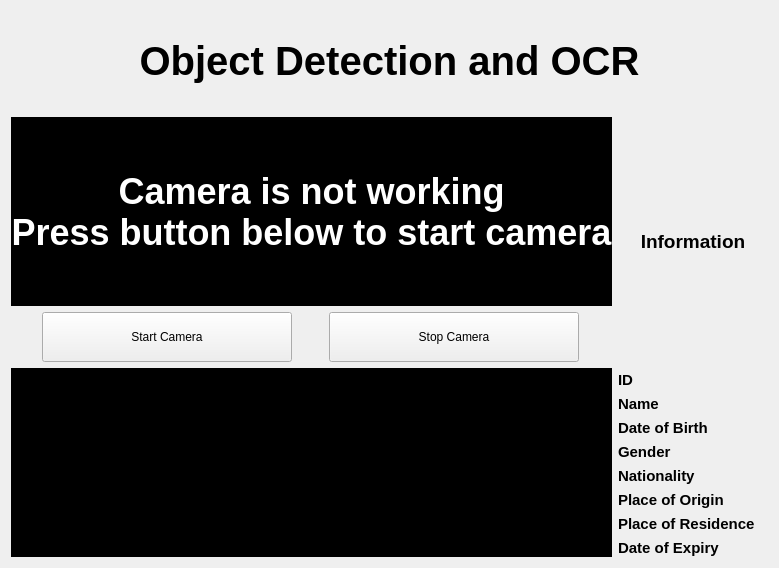
<?xml version="1.0" encoding="UTF-8"?>
<ui version="4.0">
 <class>Form</class>
 <widget class="QWidget" name="Form">
  <property name="geometry">
   <rect>
    <x>0</x>
    <y>0</y>
    <width>778</width>
    <height>568</height>
   </rect>
  </property>
  <property name="windowTitle">
   <string>Form</string>
  </property>
  <layout class="QVBoxLayout" name="verticalLayout">
   <item>
    <widget class="QLabel" name="Title">
     <property name="maximumSize">
      <size>
       <width>16777215</width>
       <height>100</height>
      </size>
     </property>
     <property name="font">
      <font>
       <pointsize>30</pointsize>
       <bold>true</bold>
      </font>
     </property>
     <property name="text">
      <string>Object Detection and OCR</string>
     </property>
     <property name="alignment">
      <set>Qt::AlignCenter</set>
     </property>
     <property name="wordWrap">
      <bool>false</bool>
     </property>
    </widget>
   </item>
   <item>
    <layout class="QHBoxLayout" name="BoxMain">
     <item>
      <layout class="QVBoxLayout" name="BoxCamera_Button_Status">
       <item>
        <layout class="QVBoxLayout" name="BoxCamera">
         <item>
          <widget class="QLabel" name="CameraDisplay">
           <property name="font">
            <font>
             <family>Arial</family>
             <pointsize>27</pointsize>
             <bold>true</bold>
            </font>
           </property>
           <property name="styleSheet">
            <string notr="true">color: rgb(255, 255, 255);
background-color: rgb(0, 0, 0);</string>
           </property>
           <property name="frameShape">
            <enum>QFrame::NoFrame</enum>
           </property>
           <property name="frameShadow">
            <enum>QFrame::Plain</enum>
           </property>
           <property name="text">
            <string>Camera is not working
Press button below to start camera</string>
           </property>
           <property name="textFormat">
            <enum>Qt::AutoText</enum>
           </property>
           <property name="scaledContents">
            <bool>false</bool>
           </property>
           <property name="alignment">
            <set>Qt::AlignCenter</set>
           </property>
          </widget>
         </item>
        </layout>
       </item>
       <item>
        <layout class="QHBoxLayout" name="Button">
         <item>
          <layout class="QHBoxLayout" name="StartButton" stretch="0">
           <property name="spacing">
            <number>6</number>
           </property>
           <property name="sizeConstraint">
            <enum>QLayout::SetDefaultConstraint</enum>
           </property>
           <property name="leftMargin">
            <number>0</number>
           </property>
           <item>
            <widget class="QPushButton" name="StartCamera">
             <property name="maximumSize">
              <size>
               <width>250</width>
               <height>50</height>
              </size>
             </property>
             <property name="sizeIncrement">
              <size>
               <width>0</width>
               <height>0</height>
              </size>
             </property>
             <property name="baseSize">
              <size>
               <width>0</width>
               <height>0</height>
              </size>
             </property>
             <property name="text">
              <string>Start Camera</string>
             </property>
            </widget>
           </item>
          </layout>
         </item>
         <item>
          <layout class="QHBoxLayout" name="StopButton">
           <item>
            <widget class="QPushButton" name="StopCamera">
             <property name="sizePolicy">
              <sizepolicy hsizetype="Fixed" vsizetype="Fixed">
               <horstretch>0</horstretch>
               <verstretch>0</verstretch>
              </sizepolicy>
             </property>
             <property name="maximumSize">
              <size>
               <width>250</width>
               <height>50</height>
              </size>
             </property>
             <property name="text">
              <string>Stop Camera</string>
             </property>
            </widget>
           </item>
          </layout>
         </item>
        </layout>
       </item>
       <item>
        <widget class="QLabel" name="DisplayInformation">
         <property name="font">
          <font>
           <family>Arial</family>
           <pointsize>20</pointsize>
           <bold>true</bold>
          </font>
         </property>
         <property name="styleSheet">
          <string notr="true">color: rgb(255, 255, 255);
background-color: rgb(0, 0, 0);</string>
         </property>
         <property name="text">
          <string/>
         </property>
         <property name="alignment">
          <set>Qt::AlignCenter</set>
         </property>
        </widget>
       </item>
      </layout>
     </item>
     <item>
      <layout class="QVBoxLayout" name="VBoxInformation">
       <item>
        <widget class="QLabel" name="Information">
         <property name="font">
          <font>
           <pointsize>14</pointsize>
           <bold>true</bold>
          </font>
         </property>
         <property name="text">
          <string>Information</string>
         </property>
         <property name="alignment">
          <set>Qt::AlignCenter</set>
         </property>
        </widget>
       </item>
       <item>
        <layout class="QHBoxLayout" name="HBoxID">
         <item>
          <widget class="QLabel" name="ID">
           <property name="font">
            <font>
             <pointsize>11</pointsize>
             <bold>true</bold>
            </font>
           </property>
           <property name="text">
            <string>ID</string>
           </property>
          </widget>
         </item>
         <item>
          <widget class="QLabel" name="IDLabel">
           <property name="sizePolicy">
            <sizepolicy hsizetype="Fixed" vsizetype="Fixed">
             <horstretch>0</horstretch>
             <verstretch>0</verstretch>
            </sizepolicy>
           </property>
           <property name="text">
            <string/>
           </property>
          </widget>
         </item>
        </layout>
       </item>
       <item>
        <layout class="QHBoxLayout" name="HBoxName">
         <item>
          <widget class="QLabel" name="Name">
           <property name="sizePolicy">
            <sizepolicy hsizetype="Preferred" vsizetype="Preferred">
             <horstretch>0</horstretch>
             <verstretch>0</verstretch>
            </sizepolicy>
           </property>
           <property name="font">
            <font>
             <pointsize>11</pointsize>
             <bold>true</bold>
            </font>
           </property>
           <property name="text">
            <string>Name</string>
           </property>
          </widget>
         </item>
         <item>
          <widget class="QLabel" name="NameLabel">
           <property name="sizePolicy">
            <sizepolicy hsizetype="Fixed" vsizetype="Fixed">
             <horstretch>0</horstretch>
             <verstretch>0</verstretch>
            </sizepolicy>
           </property>
           <property name="text">
            <string/>
           </property>
          </widget>
         </item>
        </layout>
       </item>
       <item>
        <layout class="QHBoxLayout" name="HBoxDOB">
         <item>
          <widget class="QLabel" name="DOB">
           <property name="font">
            <font>
             <pointsize>11</pointsize>
             <bold>true</bold>
            </font>
           </property>
           <property name="text">
            <string>Date of Birth</string>
           </property>
          </widget>
         </item>
         <item>
          <widget class="QLabel" name="DOBLabel">
           <property name="sizePolicy">
            <sizepolicy hsizetype="Fixed" vsizetype="Fixed">
             <horstretch>0</horstretch>
             <verstretch>0</verstretch>
            </sizepolicy>
           </property>
           <property name="text">
            <string/>
           </property>
          </widget>
         </item>
        </layout>
       </item>
       <item>
        <layout class="QHBoxLayout" name="HBoxGender">
         <item>
          <widget class="QLabel" name="Gender">
           <property name="font">
            <font>
             <pointsize>11</pointsize>
             <bold>true</bold>
            </font>
           </property>
           <property name="text">
            <string>Gender</string>
           </property>
          </widget>
         </item>
         <item>
          <widget class="QLabel" name="GenderLabel">
           <property name="sizePolicy">
            <sizepolicy hsizetype="Fixed" vsizetype="Fixed">
             <horstretch>0</horstretch>
             <verstretch>0</verstretch>
            </sizepolicy>
           </property>
           <property name="text">
            <string/>
           </property>
          </widget>
         </item>
        </layout>
       </item>
       <item>
        <layout class="QHBoxLayout" name="HBoxNationality">
         <item>
          <widget class="QLabel" name="Nationality">
           <property name="font">
            <font>
             <pointsize>11</pointsize>
             <bold>true</bold>
            </font>
           </property>
           <property name="text">
            <string>Nationality</string>
           </property>
          </widget>
         </item>
         <item>
          <widget class="QLabel" name="NationalityLabel">
           <property name="sizePolicy">
            <sizepolicy hsizetype="Fixed" vsizetype="Fixed">
             <horstretch>0</horstretch>
             <verstretch>0</verstretch>
            </sizepolicy>
           </property>
           <property name="text">
            <string/>
           </property>
          </widget>
         </item>
        </layout>
       </item>
       <item>
        <layout class="QHBoxLayout" name="HBoxPOO">
         <item>
          <widget class="QLabel" name="POO">
           <property name="font">
            <font>
             <pointsize>11</pointsize>
             <bold>true</bold>
            </font>
           </property>
           <property name="text">
            <string>Place of Origin</string>
           </property>
          </widget>
         </item>
         <item>
          <widget class="QLabel" name="POOLabel">
           <property name="sizePolicy">
            <sizepolicy hsizetype="Fixed" vsizetype="Fixed">
             <horstretch>0</horstretch>
             <verstretch>0</verstretch>
            </sizepolicy>
           </property>
           <property name="text">
            <string/>
           </property>
          </widget>
         </item>
        </layout>
       </item>
       <item>
        <layout class="QHBoxLayout" name="HBoxPOR">
         <item>
          <widget class="QLabel" name="POR">
           <property name="font">
            <font>
             <pointsize>11</pointsize>
             <bold>true</bold>
            </font>
           </property>
           <property name="text">
            <string>Place of Residence</string>
           </property>
          </widget>
         </item>
         <item>
          <widget class="QLabel" name="PORLabel">
           <property name="sizePolicy">
            <sizepolicy hsizetype="Fixed" vsizetype="Fixed">
             <horstretch>0</horstretch>
             <verstretch>0</verstretch>
            </sizepolicy>
           </property>
           <property name="text">
            <string/>
           </property>
          </widget>
         </item>
        </layout>
       </item>
       <item>
        <layout class="QHBoxLayout" name="HBoxDOE">
         <item>
          <widget class="QLabel" name="DOE">
           <property name="font">
            <font>
             <pointsize>11</pointsize>
             <bold>true</bold>
            </font>
           </property>
           <property name="text">
            <string>Date of Expiry</string>
           </property>
          </widget>
         </item>
         <item>
          <widget class="QLabel" name="DOELabel">
           <property name="sizePolicy">
            <sizepolicy hsizetype="Fixed" vsizetype="Fixed">
             <horstretch>0</horstretch>
             <verstretch>0</verstretch>
            </sizepolicy>
           </property>
           <property name="text">
            <string/>
           </property>
          </widget>
         </item>
        </layout>
       </item>
      </layout>
     </item>
    </layout>
   </item>
  </layout>
 </widget>
 <resources/>
 <connections/>
</ui>
